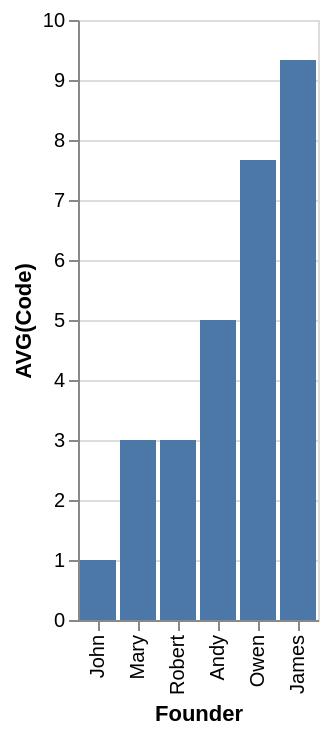

Vega-Lite specification stored for this chart:
### Vega-Lite specification from a JSON file in a GitHub repository (floating-point values rounded to 4 significant figures)
{"data": {"values": [{"x_data": "John", "y_data": 1}, {"x_data": "Mary", "y_data": 3}, {"x_data": "Robert", "y_data": 3}, {"x_data": "Andy", "y_data": 5}, {"x_data": "Owen", "y_data": 7.667}, {"x_data": "James", "y_data": 9.333}]}, "mark": "bar", "encoding": {"x": {"field": "x_data", "type": "nominal", "title": "Founder", "sort": {"op": "sum", "field": "y_data", "order": "ascending"}}, "y": {"field": "y_data", "type": "quantitative", "title": "AVG(Code)"}}}
